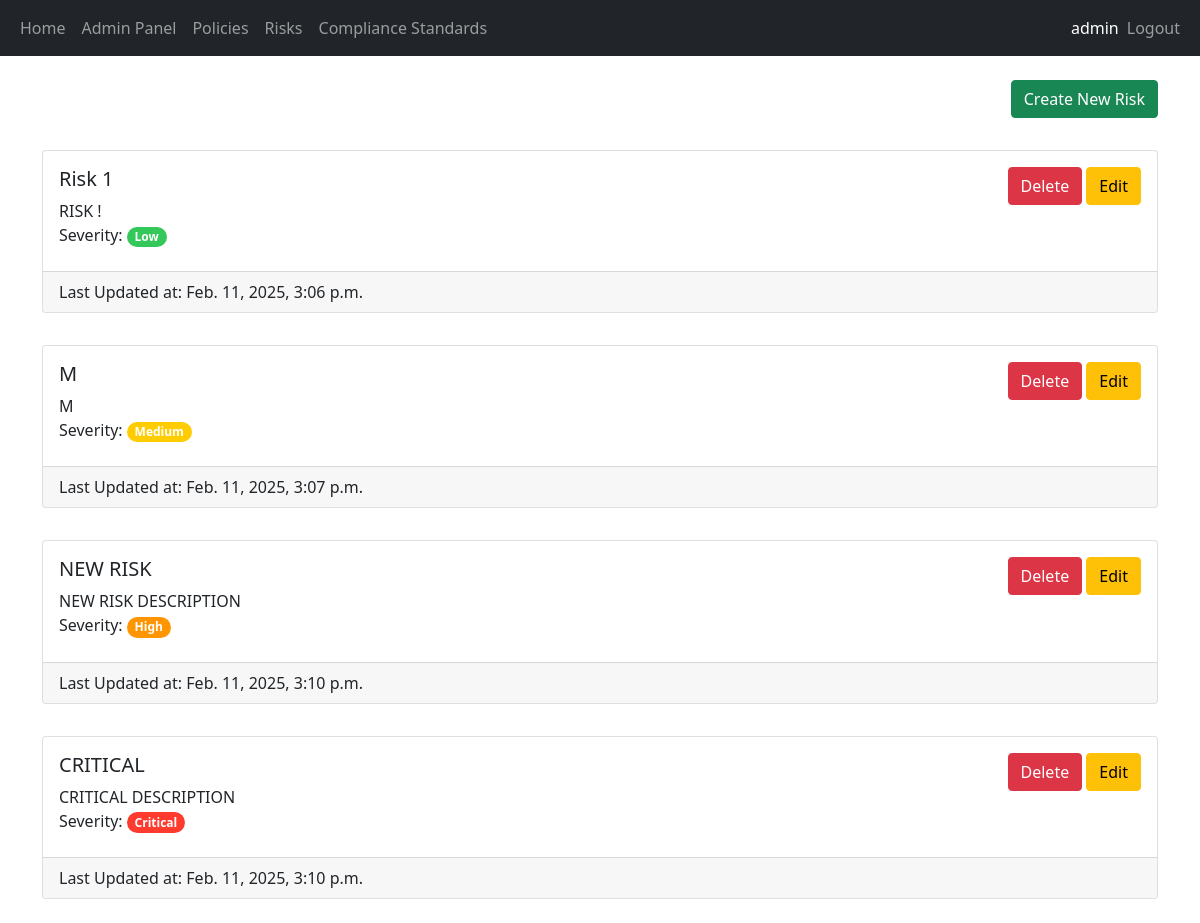
Screenshot of /risk-list (signed in) with the database file from the repository.
### security/models.py (models this page shows, shortened)
class Risk(models.Model):
    Severity_Levels = [
        ("LOW", "Low"),
        ("MEDIUM", "Medium"),
        ("HIGH", "High"),
        ("CRITICAL", "Critical"),
    ]
    name = models.CharField(max_length=100)
    description = models.TextField(max_length=250)
    severity = models.CharField(max_length=100, choices=Severity_Levels, default="LOW")
    updated_at = models.DateTimeField(auto_now=True)
    tracker = FieldTracker()

### security/views.py (the view, shortened to what this page needs)
# urls.py: path('risk-list', views.view_risks, name='view_risks'),
@login_required(login_url="/login")
@permission_required(["security.view_risk", "security.delete_risk"], login_url="/access-denied")
def view_risks(request):
    risks = Risk.objects.all()
    return render(request, 'security/list_risk.html', {"risks": risks})

### security/templates/security/list_risk.html (shortened to what this page needs)
{% extends 'main/base.html' %}
{% block content %}
<div class="text-end">
    <a class="btn btn-success" href="/create-risk">Create New Risk</a>
</div>
<br/>
{% for risk in risks %}
<div class="card mt-2">
    <div class="card-body d-flex flex-row justify-content-between">
        <div class="card-title">
            <h5>{{ risk.name }}</h5>
            <span style="white-space: pre-line">{{ risk.description }}</span>
            <br/>
            <span style="white-space: pre-line">Severity: </span>
            <span class="badge rounded-pill {{risk.get_severity_display.lower}}-severity">{{risk.get_severity_display}}</span>
        </div>
        <div>
            <form method="post">
                {% if perms.security.delete_risk %}
                <button type="submit" class="btn btn-danger" name="risk-id-delete" value="{{risk.id}}">Delete</button>
                {% endif %}
                {% if perms.security.change_risk %}
                <a class="btn btn-warning" href="{% url 'edit_risk' risk.pk %}">Edit</a>
                {% endif %}
            </form>
        </div>
    </div>
    <div class="card-footer">Last Updated at: {{ risk.updated_at }}</div>
</div>
<br/>
{% empty %}
<p>No risks available.</p>
{% endfor %}
{% endblock %}

### main/templates/main/base.html (shortened to what this page needs)
<!DOCTYPE html>
<html lang="en">
<head>
    <link href="https://cdn.jsdelivr.net/npm/bootstrap@5.0.2/dist/css/bootstrap.min.css" rel="stylesheet">
    {% load static %}
    <link rel="stylesheet" href="{% static 'main/style.css' %}" />
</head>
<body>
    <nav class="navbar navbar-expand-lg navbar-dark bg-dark">
        <div class="container-fluid">
            <div>
                <ul class="navbar-nav">
                    <li class="nav-item">
                        <a class="nav-link" href="/home">Home</a>
                    </li>
                    {% if user.is_superuser %}
                        <li class="nav-item">
                            <a class="nav-link" href="{% url 'admin:index' %}">Admin Panel</a>
                        </li>
                    {% endif %}
                    {% if perms.security.view_policy %}
                    <li class="nav-item">
                        <a class="nav-link" href="/policy-list">Policies</a>
                    </li>
                    {% endif %}
                    {% if perms.security.view_risk %}
                    <li class="nav-item">
                        <a class="nav-link" href="/risk-list">Risks</a>
                    </li>
                    {% endif %}
                    {% if perms.security.view_compliancestandard %}
                    <li class="nav-item">
                        <a class="nav-link" href="/compliance-standard-list">Compliance Standards</a>
                    </li>
                    {% endif %}
                </ul>
            </div>
            <div>
                <ul class="navbar-nav">
                    {% if user.is_authenticated %}
                    <span class="navbar-text text-white">{{ user.username }}</span>
                    <li class="nav-item">
                        <a class="nav-link" href="/logout">Logout</a>
                    </li>
                    {% else %}
                    <li class="nav-item">
                        <a class="nav-link" href="/login">Login</a>
                    </li>
                    {% endif %}
                </ul>
            </div>
        </div>
    </nav>
    <br/>
    <div class="container">
        {% block content %}
        {% endblock %}
    </div>
</body>
</html>

### main/static/main/style.css (style rules this page uses)
.low-severity { background-color: #34C759; }
.medium-severity { background-color: #FFCC00; }
.high-severity { background-color: #FF9500; }
.critical-severity { background-color: #FF3B30; }

### rows the page displays
Risk: name "Risk 1", description "RISK !", severity "Low", {{ risk.id }} 4 (drawn), updated_at "Feb. 11, 2025, 3:06 p.m."
Risk: name "M", description "M", severity "Medium", {{ risk.id }} 5 (drawn), updated_at "Feb. 11, 2025, 3:07 p.m."
Risk: name "NEW RISK", description "NEW RISK DESCRIPTION", severity "High", {{ risk.id }} 6 (drawn), updated_at "Feb. 11, 2025, 3:10 p.m."
Risk: name "CRITICAL", description "CRITICAL DESCRIPTION", severity "Critical", {{ risk.id }} 7 (drawn), updated_at "Feb. 11, 2025, 3:10 p.m."

### other values shown
{{ user.username }} "admin"
